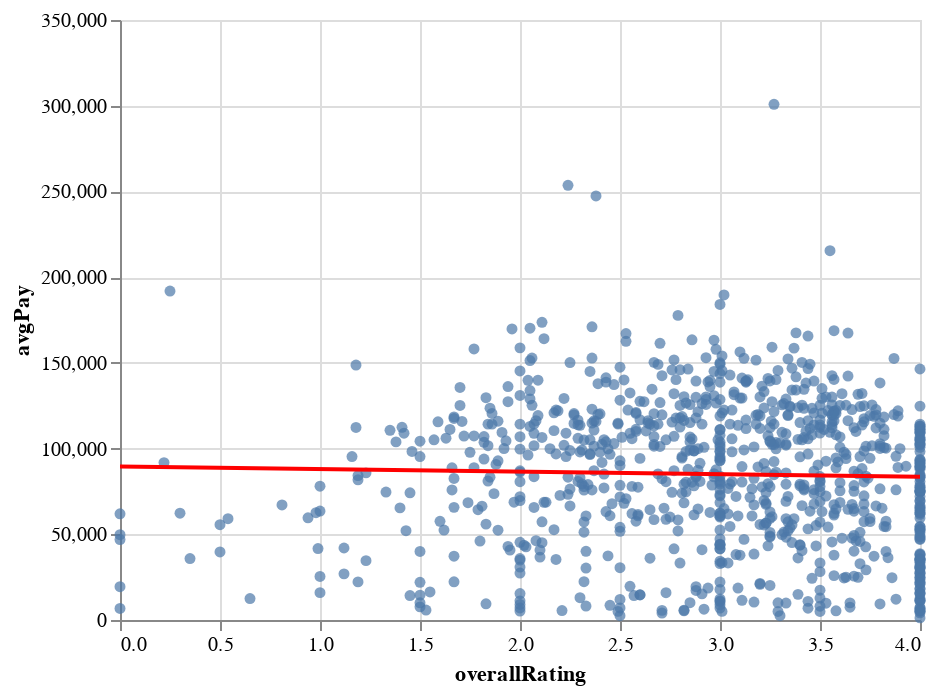

Write notebook code for a chart like this one.
### Code cell
aChart = Chart(df).mark_circle().encode(x="overallRating", y="avgPay", tooltip=["name_x", "department"])
line = aChart.transform_regression("overallRating", "avgPay", method="linear").mark_line(color="red")
aChart + line

### Figure 1 — Vega-Lite specification as saved in the notebook (floating-point values rounded to 4 significant figures; data arrays with more than 128 entries replaced by an {"elided": "..."} marker saying what was removed)
{"config": {"view": {"continuousWidth": 400, "continuousHeight": 300}}, "layer": [{"mark": "circle", "encoding": {"tooltip": [{"field": "name_x", "type": "nominal"}, {"field": "department", "type": "nominal"}], "x": {"field": "overallRating", "type": "quantitative"}, "y": {"field": "avgPay", "type": "quantitative"}}}, {"mark": {"type": "line", "color": "red"}, "encoding": {"tooltip": [{"field": "name_x", "type": "nominal"}, {"field": "department", "type": "nominal"}], "x": {"field": "overallRating", "type": "quantitative"}, "y": {"field": "avgPay", "type": "quantitative"}}, "transform": [{"on": "overallRating", "regression": "avgPay", "method": "linear"}]}], "data": {"name": "data-692444faba6e910c0e340f3bb69c9c2d"}, "$schema": "https://vega.github.io/schema/vega-lite/v4.17.0.json", "datasets": {"data-692444faba6e910c0e340f3bb69c9c2d": {"elided": "892 records"}}}
